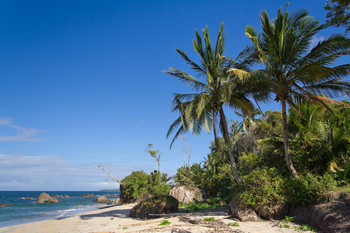
#> input picture histograms/images/beach.png, 350 x 233 px
$ jupyter execute histograms.ipynb   (shell and % lines are left out)   (Python 2 division)
#> lines starting #> are read from the running program, lines starting #| are printed output that depends on the picture
[cell 1]
import matplotlib.pyplot as plt
import matplotlib.image as mpimg

[cell 2]
import cv2
import numpy as np

[cell 3]
image = cv2.imread('images/beach.png')
#> image is the input picture: shape (233, 350, 3); mean B, G, R 136, 110.4, 78.6
image = cv2.cvtColor(image, cv2.COLOR_BGR2GRAY)
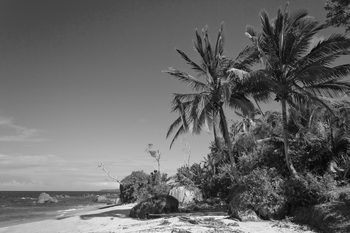
#> image: shape (233, 350); min 3, max 250, mean 103.8
rgb_image = mpimg.imread('images/beach.png')
plt.imshow(rgb_image)

[cell 4]
# Now let's calculate the histogram on the grey image
hist = cv2.calcHist([image],[0], None, [256], [0,256])
#> hist = 256 values, max 1023 at index 91, min 0 at index 0, mean 318.6

[cell 5]
plt.plot(hist)
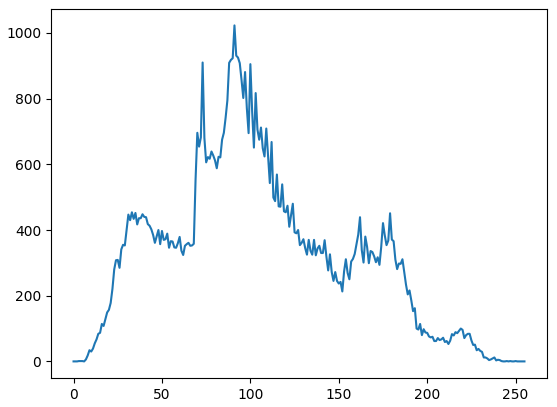
#> figure drawn by matplotlib, 1 panel; curve peaks at x = 91, y = 1023

[cell 6]
flat_img = image.reshape(81550,)
print flat_img
#> (printed output is left out)

[cell 7]
plt.hist(flat_img)
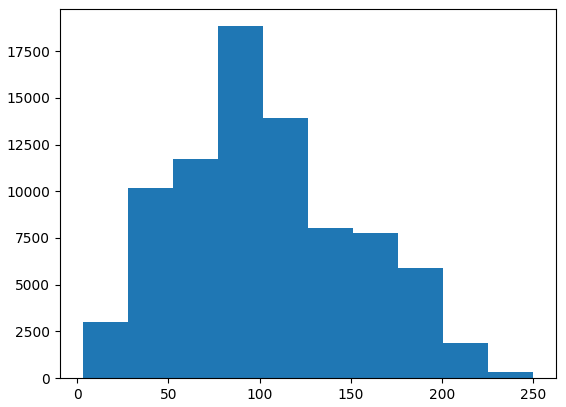
#> figure drawn by matplotlib, 1 panel; tallest bar 18828 high, from x = 77.1 to 101.8

## Color Histograms

[cell 8]
plt.imshow(rgb_image)
image = cv2.imread('images/beach.png')

[cell 9]
chans = cv2.split(image)
colors = ['b','g','r']
plt.figure()

# Run through each of the channels and plot the histogram for each color
color_index = 0
for chan in chans:
    hist = cv2.calcHist([chan], [0], None, [256], [0, 256])
    plt.plot(hist, color=colors[color_index])
    color_index = color_index + 1
#> this loop made 3 passes
#> after the loop, color_index = 3
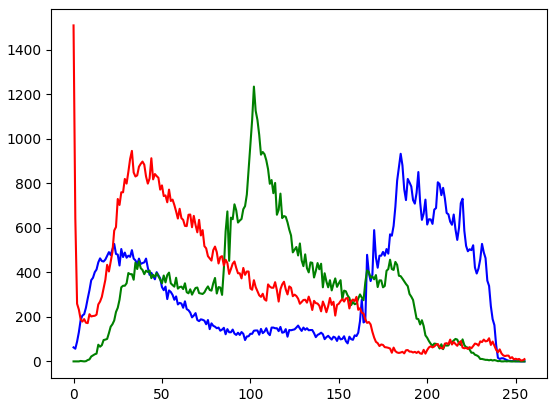
#> figure drawn by matplotlib, 1 panel; curve peaks at x = 185, y = 933; curve peaks at x = 102, y = 1235; curve peaks at x = 0, y = 1510

## 2D color histograms

[cell 10]
plt.figure()
hist = cv2.calcHist([chans[1],chans[0]], [0, 1], None, [32, 32], [0, 256, 0, 256,])
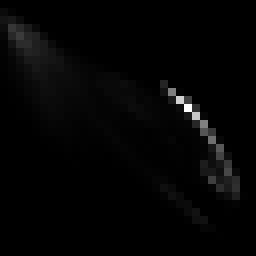
#> hist: shape (32, 32) float32 (shown 8 times larger); min 0, max 4300, mean 79.6; drawn with min black and max white
plt.imshow(hist)
print hist.shape
#| (32, 32)

$ run again, with histograms/images/coins.png copied over histograms/images/beach.png
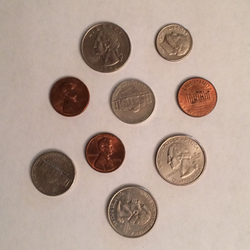
#> input picture histograms/images/coins.png, 250 x 250 px
#> image is the input picture: shape (250, 250, 3); mean B, G, R 147.7, 159.9, 180.7
#> `image = cv2.cvtColor(image, cv2.COLOR_BGR2GRAY)`:
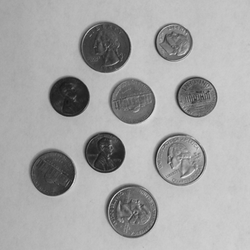
#> image: shape (250, 250); min 21, max 227, mean 164.7
#> `hist = cv2.calcHist([image],[0], None, [256], [0,256])`: hist = 256 values, max 2395 at index 199, min 0 at index 0, mean 244.1
#> the loop `for chan in chans:` made 3 passes
#> after the loop `for chan in chans:`: color_index = 3
#> `[cell 9] chans = cv2.split(image) colors = ['b','g','r'] plt.figure()`:
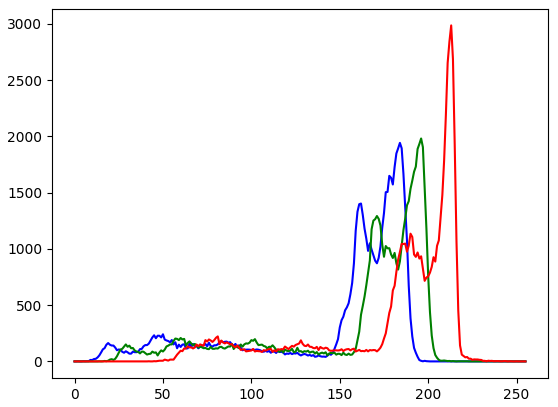
#> figure drawn by matplotlib, 1 panel; curve peaks at x = 184, y = 1942; curve peaks at x = 196, y = 1981; curve peaks at x = 213, y = 2986
#| (32, 32)

$ run again, with histograms/images/wave.png copied over histograms/images/beach.png
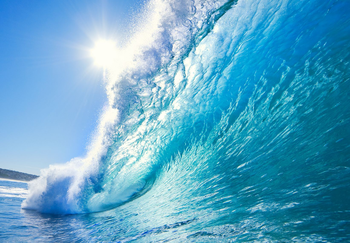
#> input picture histograms/images/wave.png, 350 x 243 px
#> image is the input picture: shape (243, 350, 3); mean B, G, R 199.1, 166.5, 93.5
#> image: shape (243, 350)
#> `hist = cv2.calcHist([image],[0], None, [256], [0,256])`: hist = 256 values, max 937 at index 181, min 0 at index 0, mean 332.2
#> `[cell 5] plt.plot(hist)`:
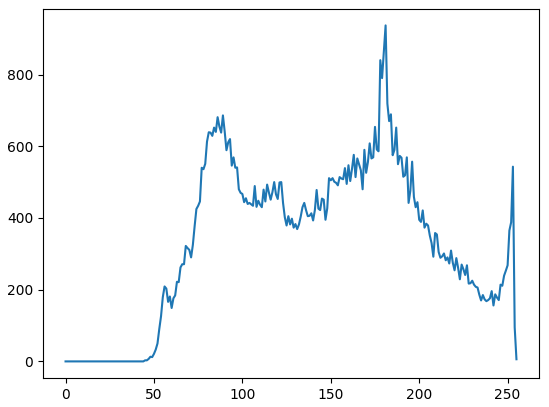
#> figure drawn by matplotlib, 1 panel; curve peaks at x = 181, y = 937
#> the loop `for chan in chans:` made 3 passes
#> after the loop `for chan in chans:`: color_index = 3
#> `hist = cv2.calcHist([chans[1],chans[0]], [0, 1], None, [32, 32], [0, 2..`:
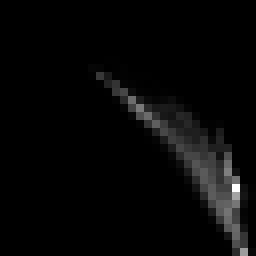
#> hist: shape (32, 32) float32 (shown 8 times larger); min 0, max 2979, mean 83.1; drawn with min black and max white
#| (32, 32)
